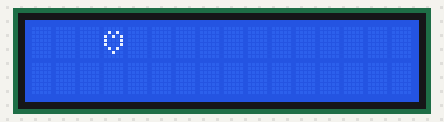
Simulated run of this sketch. Board: Arduino Uno, built with avr-gcc and run on an emulated ATmega328P. On the bench: 16×2 character LCD.

Above: at 0.1 s.
At 0.8 s:
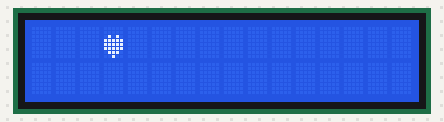

Measured:
- what the display in image 1 shows lasts 0.7 s, from 0.7 s to 1.4 s

The sketch:

6._LCD_Custom_Character.ino
```cpp
//https://omerk.github.io/lcdchargen/


#include <LiquidCrystal.h>

LiquidCrystal lcd(12, 11, 5, 4, 3, 2);

byte a[8] = {
0b00000,
  0b01010,
  0b10101,
  0b10001,
  0b10001,
  0b01010,
  0b00100,
  0b00000
};

byte b[8] = {
0b00000,
  0b00000,
  0b01010,
  0b11111,
  0b11111,
  0b11111,
  0b01110,
  0b00100
};

void setup() {
 lcd.createChar(2, a);
  lcd.begin(16, 2);
  lcd.setCursor(3,0);
  lcd.write(byte(2));
}

void loop()
{
  lcd.createChar(2, a);
  delay(300);
  lcd.begin(16, 2);
  lcd.setCursor(3,0);
  lcd.write(byte(2));
  delay(300);

  lcd.createChar(2, b);
  delay(300);
  lcd.begin(16, 2);
  lcd.setCursor(3,0);
  lcd.write(byte(2));
  delay(300);
}


/////////////////

/*
#include <LiquidCrystal.h>

LiquidCrystal lcd(12, 11, 5, 4, 3, 2);

byte a[8] = {
0b00000,
  0b00000,
  0b01010,
  0b00000,
  0b00000,
  0b10001,
  0b01110,
  0b00000
};

byte b[8] = {
0b00000,
  0b00000,
  0b01010,
  0b00000,
  0b00000,
  0b01110,
  0b10001,
  0b00000
};

void setup() {
  lcd.createChar(2, a);
  lcd.begin(16, 2);
  lcd.setCursor(15,0);
  lcd.write(byte(2));
}

void loop()
{
 lcd.createChar(2, a);
 lcd.write(byte(2));
 delay(1000);
 lcd.createChar(2, b);
 lcd.write(byte(2));
 delay(1000);

}

*/
```
